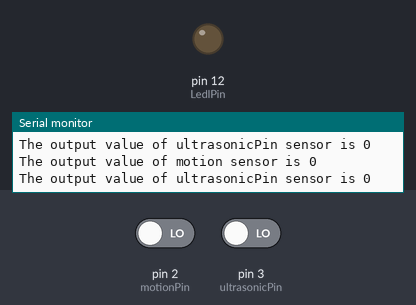
Simulated run of this sketch. Board: Arduino Uno, built with avr-gcc and run on an emulated ATmega328P. Shown: output pins drawn as LEDs (lit = HIGH), the last lines printed to the serial monitor. The inputs (shaded band) are chosen by the test bench; at power-on: pin 2 (motionPin) LOW, pin 3 (ultrasonicPin) LOW.

Above: at 2.8 s.
2.9 s: pin 2 (motionPin) driven HIGH
4.4 s: pin 3 (ultrasonicPin) driven HIGH
At 5.7 s:
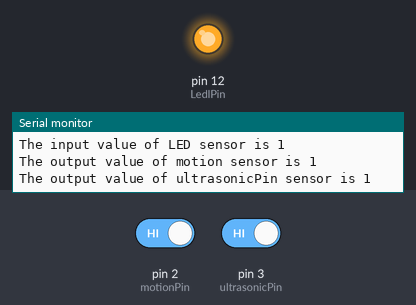
Timing chart, 0 to 7.4 s (numbered marks = the images above; inputs shaded):
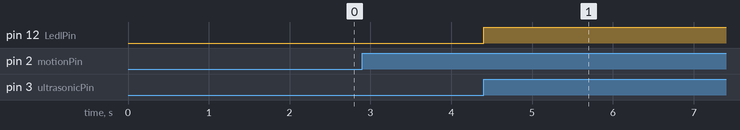

The sketch:

Task1.3C.ino
```cpp
// C++ code
//
/*
  This program blinks the LED in pin 12 when there is a
  motion detected by the RIP motion sensor.
*/

int motionPin = 2;
int ultrasonicPin = 3;
int LedlPin = 12;

int motionResult = LOW;
int ultrasonicResult = LOW;

void setup()
{
  Serial.begin(9600);
  pinMode(motionPin, INPUT);
  pinMode(ultrasonicPin, INPUT);
  pinMode(LedlPin, OUTPUT);

  attachInterrupt(digitalPinToInterrupt(motionPin), controlLED, CHANGE);
  attachInterrupt(digitalPinToInterrupt(ultrasonicPin), controlLED, RISING);
}

void loop()
{
  motionResult = digitalRead(motionPin);
  Serial.print("The output value of motion sensor is ");
  Serial.println(motionResult);

  ultrasonicResult = digitalRead(ultrasonicPin);
  Serial.print("The output value of ultrasonicPin sensor is ");
  Serial.println(ultrasonicResult);

  delay(1000); // Wait for 1000 millisecond(s)
}

void controlLED()
{
  if(motionResult == HIGH || ultrasonicResult == HIGH)
  {
	  // turn the LED on
	  digitalWrite(LedlPin, HIGH);
      Serial.print("The input value of LED sensor is ");
  	  Serial.println(HIGH);
  }
  else
  {
      // turn the LED off
      digitalWrite(LedlPin, LOW);
      Serial.print("The input value of LED sensor is ");
  	  Serial.println(LOW);
  }
}
```

Measured:
- after the input at 4.4 s, pin 12 (LedlPin): LOW → HIGH at once
